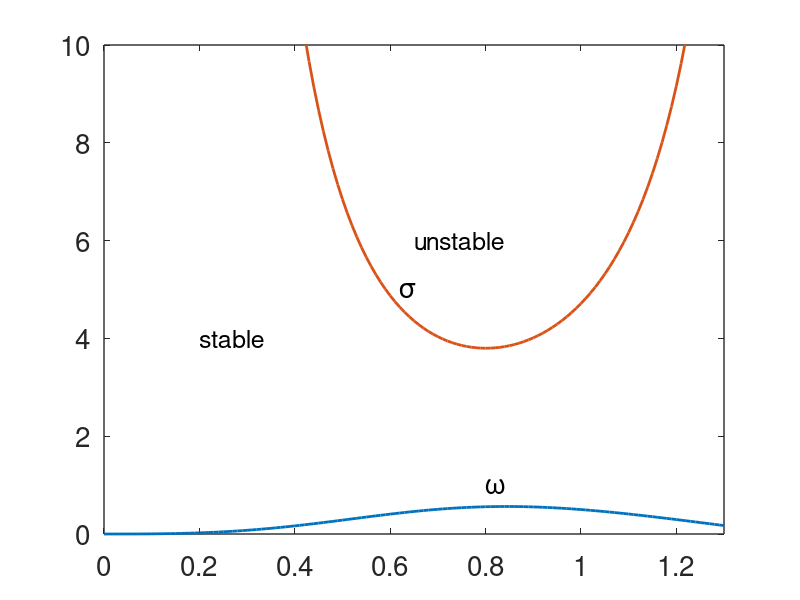

Recreate this plot in MATLAB. (Note: this script raises an error after producing the figure.)
function main
% the mackey-Glass equations, solved using dde23

clear all
set(0,                           ...
   'defaultaxesfontsize', 20,   ...
   'defaultaxeslinewidth', 1.0, ...
   'defaultlinelinewidth', 2.0);

global lam Vm tt n

ys=0.8;
Vm=1;
tt=[10];
n=3;
lam=ys*fb(ys);

% plot stability curve

y = [0:.01:1.3];

w = sqrt((y.*fbp(y)).^2)-(fb(y).^2);
s = (pi+atan(-w./fb(y)))./w;

figure(1)
plot(y,w, y,s)
axis([0 1.3 0 10])
text(0.65,6,'unstable','fontsize',18)
text(0.2,4,'stable','fontsize',18)
text(0.62,5,'\sigma','fontsize',20)
text(0.8,1,'\omega','fontsize',20)

sol=dde23(@rhs,tt,@yinit,[-20 100]);
 figure(2)

plot(sol.x,sol.y, sol.x,(-sol.yp+lam)./sol.y,'--')
xlabel('time')
legend('boxoff')
legend('CO_2 concentration','Ventilation rate')
axis([0 100 0 3])
 box off

function dy=rhs(t,y,Z)
global lam  
dy=[0];
dy(1) = lam - y(1)*fb(Z(1));



function out=fb(dum)
global  Vm   n
out = Vm*dum.^n./(1+dum.^n);

function out=fbp(dum)
global  Vm   n
out = Vm*n.*dum.^(n-1)./(1+dum.^n).^2;


function out=yinit(t)
out=0.5;
